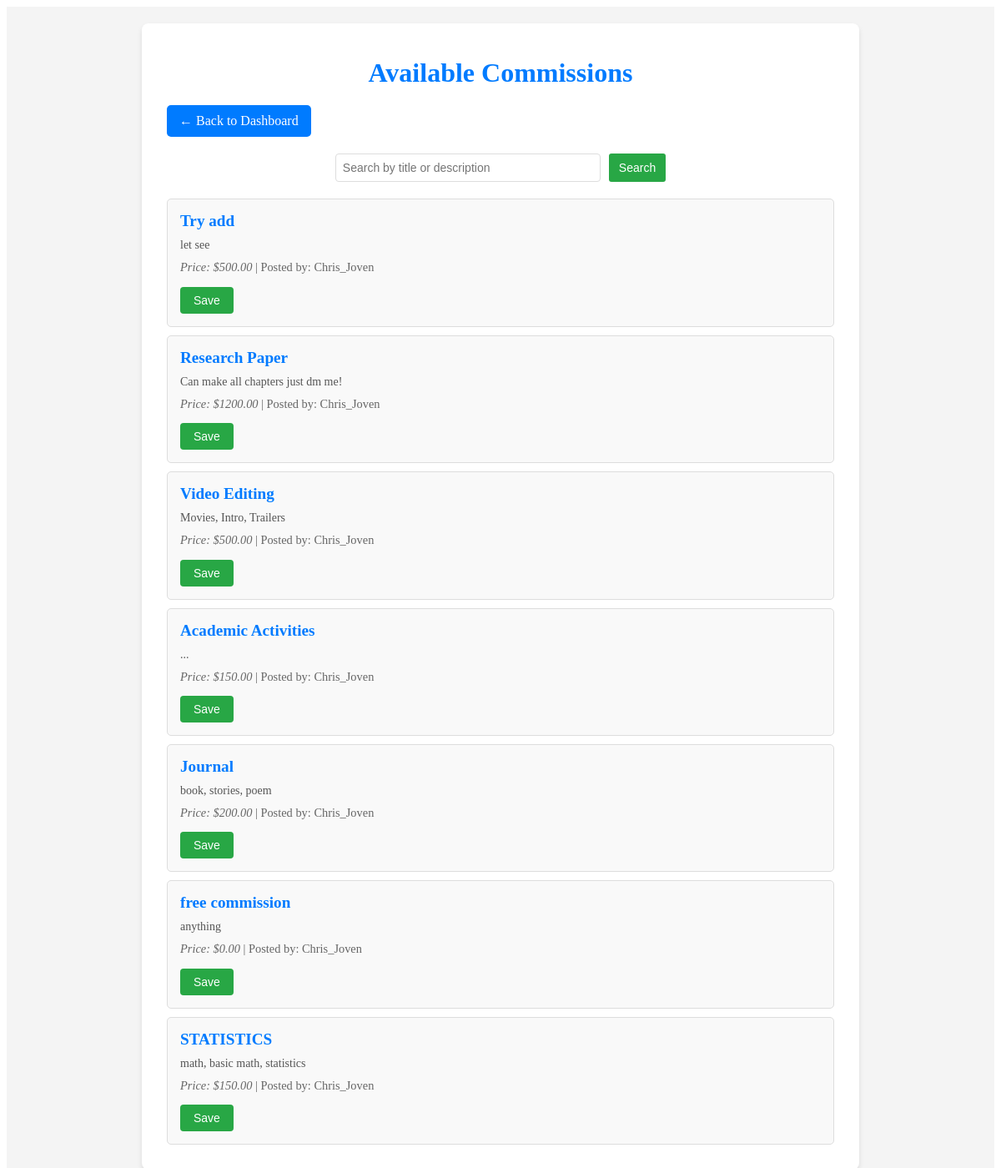
Page /commissions/ (signed in) on the earlier database version.
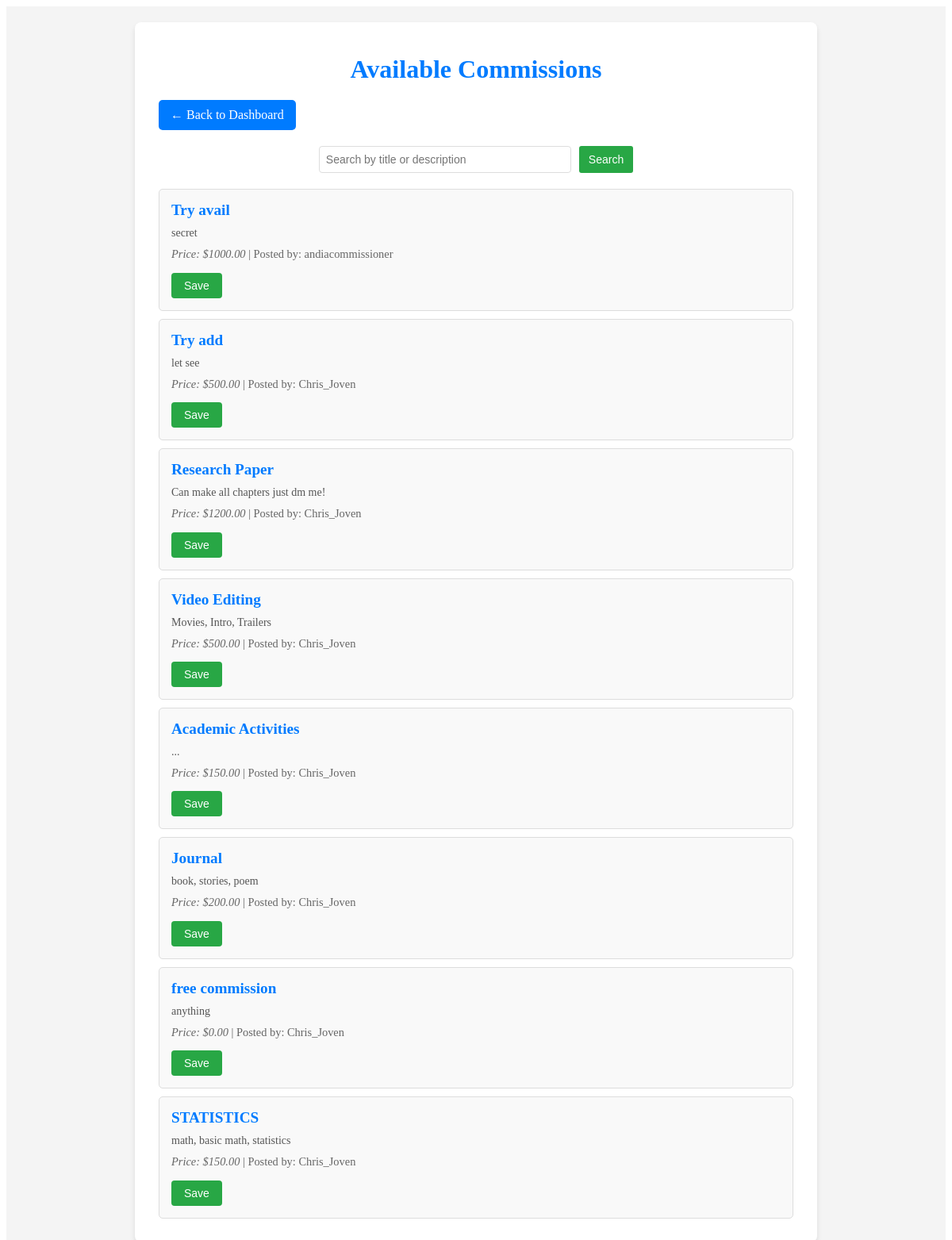
Same page on the later database version.
### app/models.py (models this page shows, shortened)
class Commission(models.Model):
    title = models.CharField(max_length=150)
    description = models.TextField()
    commissioner = models.ForeignKey(settings.AUTH_USER_MODEL, on_delete=models.CASCADE, related_name='commissions_created')
    price = models.DecimalField(max_digits=10, decimal_places=2)
    available = models.BooleanField(default=True)
    created_at = models.DateTimeField(auto_now_add=True)
    class Meta:
        ordering = ['-created_at']
    objects = CommissionQuerySet.as_manager()  # Use the custom QuerySet
    def get_absolute_url(self):
        return reverse('commission-detail', args=[self.pk])

class CustomUser(AbstractUser):
    ROLE_CHOICES = (
        ('student', 'Student'),
        ('commissioner', 'Commissioner'),
    )
    role = models.CharField(max_length=20, choices=ROLE_CHOICES, default='student')

### app/views.py (the view)
# urls.py: path('commissions/',CommissionListView.as_view(), name='commission-list'),
class CommissionListView(LoginRequiredMixin, ListView):
    model = Commission
    template_name = 'app/commission_list.html'
    context_object_name = 'commissions'
    def get_queryset(self):
        queryset = Commission.objects.filter(available=True)
        search_query = self.request.GET.get('search', '')
        if search_query:
            queryset = queryset.filter(
                Q(title__icontains=search_query) | Q(description__icontains=search_query)
            )
        return queryset
    def get_context_data(self, **kwargs):
        context = super().get_context_data(**kwargs)
        user_dashboard_url = reverse('home')
        if hasattr(self.request.user, 'profile'):
            if self.request.user.role == 'commissioner':
                user_dashboard_url = reverse('commissioner-dashboard')
            elif self.request.user.role == 'student':
                user_dashboard_url = reverse('student-dashboard')
        context['search_query'] = self.request.GET.get('search', '')
        context['user_dashboard_url'] = user_dashboard_url
        return context

### app/templates/app/commission_list.html (shortened to what this page needs)
{% load static %}
<!DOCTYPE html>
<html lang="en">
<head>
    <link rel="stylesheet" href="{% static 'css/commission_list.css' %}">
</head>
<body>
<div class="commission-list-container">
    <div class="commission-list-wrapper">
        <h1 class="commission-list-header">Available Commissions</h1>
        <div class="navigation-link">
            <a href="{{ user_dashboard_url }}" class="btn btn-primary">← Back to Dashboard</a>
        </div>
        <form method="get" action="" class="search-bar">
            <input
                type="text"
                name="search"
                placeholder="Search by title or description"
                value="{{ search_query }}"
                class="search-input"
            />
            <button type="submit" class="btn btn-success">Search</button>
        </form>
        <ul class="commission-list">
            {% for commission in commissions %}
                <li class="commission-item">
                    <a href="{{ commission.get_absolute_url }}" class="commission-title">{{ commission.title }}</a>
                    <p class="commission-description">{{ commission.description }}</p>
                    <p class="commission-details">
                        <em>Price: ${{ commission.price }}</em> | Posted by: {{ commission.commissioner.username }}
                    </p>
                    <div class="save-actions">
                        {% if commission in user.student.saved_commissions.all %}
                            <form method="post" action="{% url 'unsave_commission' commission.id %}">
                                {% csrf_token %}
                                <button type="submit" class="btn btn-danger">Unsave</button>
                            </form>
                        {% else %}
                            <form method="post" action="{% url 'save_commission' commission.id %}">
                                <button type="submit" class="btn btn-success">Save</button>
                            </form>
                        {% endif %}
                    </div>
                </li>
            {% empty %}
                <p class="no-results">No commissions found matching your search.</p>
            {% endfor %}
        </ul>
    </div>
</div>
</body>
</html>

Differences in the rows shown:
added Commission: title "Try avail", description "secret", price "1000.00", commissioner.username "andiacommissioner"
